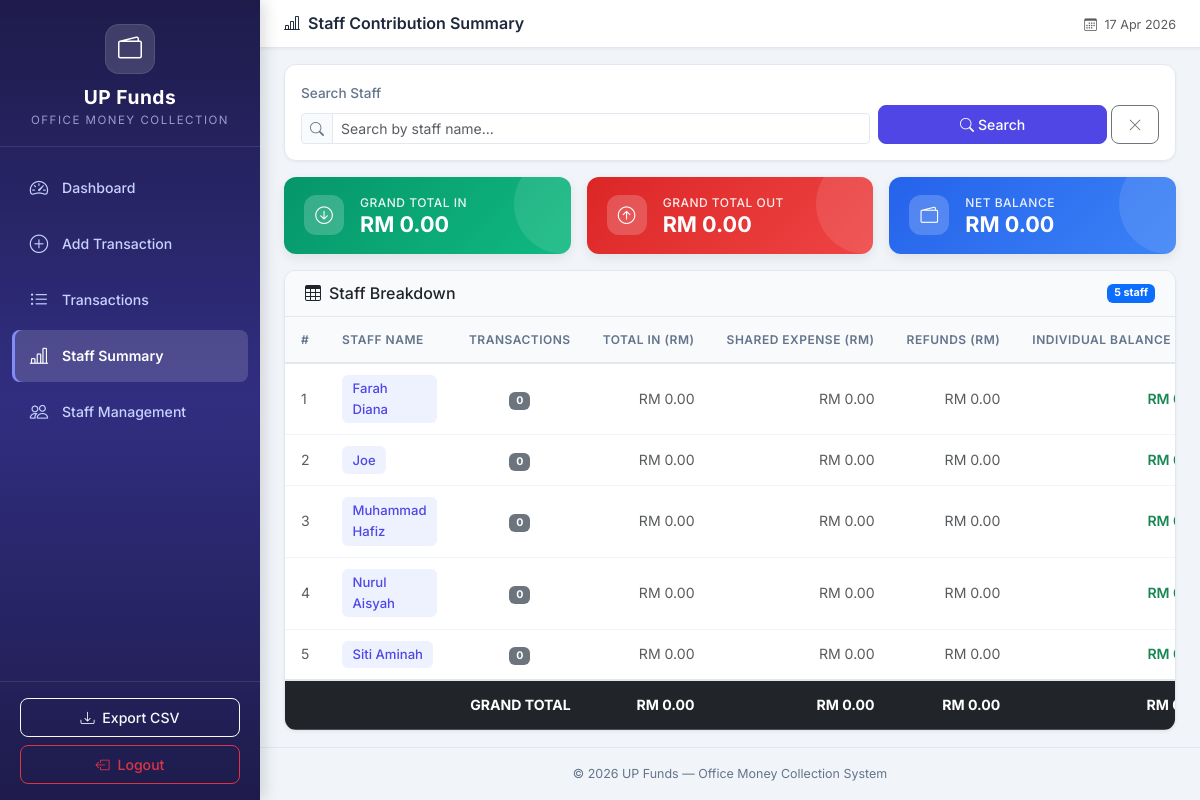
The page /summary (signed in) on the database its author committed.
### tables this page shows
CREATE TABLE staff (
            id INTEGER PRIMARY KEY AUTOINCREMENT,
            name TEXT NOT NULL,
            is_active INTEGER DEFAULT 1,
            created_at TIMESTAMP DEFAULT CURRENT_TIMESTAMP
        );

### app.py (the view)
@app.route('/summary')
def staff_summary():
    conn = get_db_connection()
    search_query = request.args.get('search', '')
    global_totals = conn.execute('''
        SELECT
            COALESCE(SUM(cr.amount_in), 0) as total_in,
            COALESCE(SUM(CASE WHEN cr.expense_type = 'personal' THEN cr.amount_out ELSE 0 END), 0) as total_refunds
        FROM staff s
        LEFT JOIN cash_records cr ON s.id = cr.staff_id
        WHERE s.is_active = 1
    ''').fetchone()
    shared_totals = conn.execute('''
        SELECT COALESCE(SUM(ts.amount), 0) as total_shared_out
        FROM transaction_splits ts
        JOIN staff s ON ts.staff_id = s.id
        WHERE s.is_active = 1
    ''').fetchone()
    grand_total_in = global_totals['total_in']
    grand_total_out = shared_totals['total_shared_out']
    grand_total_refunds = global_totals['total_refunds']
    grand_balance = grand_total_in - grand_total_out - grand_total_refunds
    query = '''
        SELECT
            s.id,
            s.name,
            COALESCE(SUM(cr.amount_in), 0) as total_in,
            COALESCE(SUM(CASE WHEN cr.expense_type = 'personal' THEN cr.amount_out ELSE 0 END), 0) as personal_refunds,
            (SELECT COALESCE(SUM(amount), 0) FROM transaction_splits ts WHERE ts.staff_id = s.id) as shared_expense,
            COUNT(CASE WHEN cr.amount_in > 0 THEN cr.id END) as transaction_count
        FROM staff s
        LEFT JOIN cash_records cr ON s.id = cr.staff_id
        WHERE s.is_active = 1
    '''
    params = []
    if search_query:
        query += ' AND s.name LIKE ?'
        params.append(f'%{search_query}%')
    query += ' GROUP BY s.id, s.name ORDER BY s.name'
    summary_raw = conn.execute(query, params).fetchall()
    summary = []
    for row in summary_raw:
        summary.append({
            'name': row['name'],
            'transaction_count': row['transaction_count'],
            'total_in': row['total_in'],
            'personal_refunds': row['personal_refunds'],
            'shared_expense': row['shared_expense'],
            'net_balance': row['total_in'] - row['shared_expense'] - row['personal_refunds']
        })
    conn.close()
    return render_template('summary.html',
                           summary=summary,
                           grand_total_in=grand_total_in,
                           grand_total_out=grand_total_out,
                           grand_total_refunds=grand_total_refunds,
                           grand_balance=grand_balance,
                           search_query=search_query)

### app.py (called while the page is built)
@app.context_processor
def inject_now():
    is_admin = session.get('role') == 'admin'
    return {'now': datetime.now(), 'is_admin': is_admin}

### database.py (called while the page is built)
def get_db_connection():
    conn = sqlite3.connect(DATABASE_PATH)
    conn.row_factory = sqlite3.Row  # Access columns by name
    conn.execute("PRAGMA foreign_keys = ON")  # Enable foreign key support
    return conn

### templates/summary.html (shortened to what this page needs)
{% extends 'base.html' %}
{% block page_title %}
    <i class="bi bi-bar-chart-line me-2"></i>Staff Contribution Summary
{% endblock %}
{% block content %}
<div class="card content-card mb-3">
    <div class="card-body">
        <form method="GET" action="{{ url_for('staff_summary') }}" class="row g-2 align-items-end">
            <div class="col-md-8">
                <label class="form-label small fw-medium">Search Staff</label>
                <div class="input-group input-group-sm">
                    <span class="input-group-text"><i class="bi bi-search"></i></span>
                    <input type="text" class="form-control" name="search"
                           placeholder="Search by staff name..." value="{{ search_query }}">
                </div>
            </div>
            <div class="col-md-4 d-flex gap-1">
                <button type="submit" class="btn btn-primary btn-sm flex-fill">
                    <i class="bi bi-search me-1"></i>Search
                </button>
                <a href="{{ url_for('staff_summary') }}" class="btn btn-outline-secondary btn-sm">
                    <i class="bi bi-x-lg"></i>
                </a>
            </div>
        </form>
    </div>
</div>
<div class="row g-3 mb-3">
    <div class="col-md-4">
        <div class="summary-card card-green" style="padding: 1rem 1.25rem;">
            <div class="card-icon" style="width:40px; height:40px; font-size:1.1rem;">
                <i class="bi bi-arrow-down-circle"></i>
            </div>
            <div class="card-info">
                <p class="card-label mb-0">Grand Total In</p>
                <h5 class="card-value mb-0">RM {{ "%.2f"|format(grand_total_in) }}</h5>
            </div>
        </div>
    </div>
    <div class="col-md-4">
        <div class="summary-card card-red" style="padding: 1rem 1.25rem;">
            <div class="card-icon" style="width:40px; height:40px; font-size:1.1rem;">
                <i class="bi bi-arrow-up-circle"></i>
            </div>
            <div class="card-info">
                <p class="card-label mb-0">Grand Total Out</p>
                <h5 class="card-value mb-0">RM {{ "%.2f"|format(grand_total_out) }}</h5>
            </div>
        </div>
    </div>
    <div class="col-md-4">
        <div class="summary-card card-blue" style="padding: 1rem 1.25rem;">
            <div class="card-icon" style="width:40px; height:40px; font-size:1.1rem;">
                <i class="bi bi-wallet2"></i>
            </div>
            <div class="card-info">
                <p class="card-label mb-0">Net Balance</p>
                <h5 class="card-value mb-0">RM {{ "%.2f"|format(grand_balance) }}</h5>
            </div>
        </div>
    </div>
</div>
<div class="card content-card">
    <div class="card-header d-flex justify-content-between align-items-center">
        <h6 class="mb-0"><i class="bi bi-table me-2"></i>Staff Breakdown</h6>
        <span class="badge bg-primary">{{ summary|length }} staff</span>
    </div>
    <div class="card-body p-0">
        {% if summary %}
        <div class="table-responsive">
            <table class="table table-hover mb-0">
                <thead>
                    <tr>
                        <th>#</th>
                        <th>Staff Name</th>
                        <th class="text-center">Transactions</th>
                        <th class="text-end">Total In (RM)</th>
                        <th class="text-end">Shared Expense (RM)</th>
                        <th class="text-end">Refunds (RM)</th>
                        <th class="text-end">Individual Balance (RM)</th>
                    </tr>
                </thead>
                <tbody>
                    {% for row in summary %}
                    <tr>
                        <td class="text-muted">{{ loop.index }}</td>
                        <td>
                            <span class="staff-badge">{{ row['name'] }}</span>
                        </td>
                        <td class="text-center">
                            <span class="badge bg-secondary">{{ row['transaction_count'] }}</span>
                        </td>
                        <td class="text-end">
                            {% if row['total_in'] > 0 %}
                                <span class="amount-in">RM {{ "%.2f"|format(row['total_in']) }}</span>
                            {% else %}
                                <span class="text-muted">RM 0.00</span>
                            {% endif %}
                        </td>
                        <td class="text-end">
                            {% if row['shared_expense'] > 0 %}
                                <span class="amount-out">RM {{ "%.2f"|format(row['shared_expense']) }}</span>
                            {% else %}
                                <span class="text-muted">RM 0.00</span>
                            {% endif %}
                        </td>
                        <td class="text-end">
                            {% if row['personal_refunds'] > 0 %}
                                <span class="amount-out">RM {{ "%.2f"|format(row['personal_refunds']) }}</span>
                            {% else %}
                                <span class="text-muted">RM 0.00</span>
                            {% endif %}
                        </td>
                        <td class="text-end">
                            <span class="fw-semibold {% if row['net_balance'] >= 0 %}text-success{% else %}text-danger{% endif %}">
                                RM {{ "%.2f"|format(row['net_balance']) }}
                            </span>
                        </td>
                    </tr>
                    {% endfor %}
                </tbody>
                <tfoot>
                    <tr class="table-dark fw-bold">
                        <td colspan="3" class="text-end">GRAND TOTAL</td>
                        <td class="text-end">RM {{ "%.2f"|format(grand_total_in) }}</td>
                        <td class="text-end">RM {{ "%.2f"|format(grand_total_out) }}</td>
                        <td class="text-end">RM {{ "%.2f"|format(grand_total_refunds) }}</td>
                        <td class="text-end">RM {{ "%.2f"|format(grand_balance) }}</td>
                    </tr>
                </tfoot>
            </table>
        </div>
        {% endif %}
    </div>
</div>
{% endblock %}

### static/css/style.css (style rules this page uses)
:root { --primary: #4f46e5; --primary-light: #6366f1; --primary-dark: #3730a3; --primary-bg: #eef2ff; --sidebar-bg: linear-gradient(180deg, #1e1b4b 0%, #312e81 50%, #1e1b4b 100%); --sidebar-width: 260px; --sidebar-text: #c7d2fe; --sidebar-active: #ffffff; --sidebar-hover-bg: rgba(255, 255, 255, 0.08); --sidebar-active-bg: rgba(255, 255, 255, 0.15); --card-green: linear-gradient(135deg, #059669, #10b981); --card-red: linear-gradient(135deg, #dc2626, #ef4444); --card-blue: linear-gradient(135deg, #2563eb, #3b82f6); --card-purple: linear-gradient(135deg, #7c3aed, #8b5cf6); --body-bg: #f1f5f9; --content-bg: #ffffff; --text-primary: #1e293b; --text-secondary: #64748b; --border-color: #e2e8f0; --shadow-sm: 0 1px 3px rgba(0, 0, 0, 0.06); --shadow-md: 0 4px 12px rgba(0, 0, 0, 0.08); --shadow-lg: 0 10px 25px rgba(0, 0, 0, 0.1); --radius: 12px; --radius-sm: 8px; --transition: all 0.2s ease; }
* { margin: 0; padding: 0; box-sizing: border-box; }
body { font-family: 'Inter', -apple-system, BlinkMacSystemFont, 'Segoe UI', Roboto, sans-serif; background-color: var(--body-bg); color: var(--text-primary); font-size: 0.9rem; line-height: 1.6; overflow-x: hidden; }
.summary-card { display: flex; align-items: center; gap: 1rem; padding: 1.25rem 1.5rem; border-radius: var(--radius); color: #fff; box-shadow: var(--shadow-md); transition: var(--transition); position: relative; overflow: hidden; }
.summary-card::after { content: ''; position: absolute; top: -30%; right: -15%; width: 100px; height: 100px; background: rgba(255, 255, 255, 0.1); border-radius: 50%; }
.card-green { background: var(--card-green); }
.card-red { background: var(--card-red); }
.card-blue { background: var(--card-blue); }
.card-icon { width: 48px; height: 48px; background: rgba(255, 255, 255, 0.2); border-radius: 12px; display: flex; align-items: center; justify-content: center; font-size: 1.3rem; flex-shrink: 0; backdrop-filter: blur(5px); }
.card-info { flex: 1; min-width: 0; }
.card-label { font-size: 0.75rem; opacity: 0.9; margin-bottom: 0.2rem; text-transform: uppercase; letter-spacing: 0.5px; font-weight: 500; }
.card-value { font-size: 1.35rem; font-weight: 700; margin-bottom: 0; white-space: nowrap; overflow: hidden; text-overflow: ellipsis; }
.content-card { border: 1px solid var(--border-color); border-radius: var(--radius); box-shadow: var(--shadow-sm); background: var(--content-bg); transition: var(--transition); overflow: hidden; }
.content-card .card-header { background: #f8fafc; border-bottom: 1px solid var(--border-color); padding: 0.8rem 1.25rem; font-weight: 600; }
.table { font-size: 0.88rem; }
.table thead th { background: #f8fafc; border-bottom: 2px solid var(--border-color); font-weight: 600; color: var(--text-secondary); text-transform: uppercase; font-size: 0.75rem; letter-spacing: 0.5px; padding: 0.8rem 1rem; white-space: nowrap; }
.table tbody td { padding: 0.7rem 1rem; vertical-align: middle; border-bottom: 1px solid #f1f5f9; }
.table tfoot tr { border-top: 2px solid var(--border-color); }
.table tfoot td { padding: 0.8rem 1rem; }
.staff-badge { display: inline-block; padding: 0.2rem 0.65rem; background: var(--primary-bg); color: var(--primary); border-radius: 6px; font-weight: 500; font-size: 0.82rem; }
.form-control, .form-select { border-radius: var(--radius-sm); border-color: var(--border-color); padding: 0.55rem 0.85rem; font-size: 0.88rem; transition: var(--transition); }
.input-group-text { border-radius: var(--radius-sm); background: #f8fafc; border-color: var(--border-color); font-size: 0.85rem; color: var(--text-secondary); }
.form-label { font-size: 0.85rem; color: var(--text-secondary); }
.btn { border-radius: var(--radius-sm); font-weight: 500; font-size: 0.88rem; transition: var(--transition); padding: 0.5rem 1rem; }
.btn-primary { background: var(--primary); border-color: var(--primary); }
.summary-card, .content-card { animation: fadeInUp 0.4s ease forwards; }

### rows shown on the page
staff: name "Farah Diana", transaction_count "0"
staff: name "Joe", transaction_count "0"
staff: name "Muhammad Hafiz", transaction_count "0"
staff: name "Nurul Aisyah", transaction_count "0"
staff: name "Siti Aminah", transaction_count "0"

### other values the page prints
{{ "%.2f"|format(grand_total_in) }} "0.00"
{{ "%.2f"|format(grand_total_out) }} "0.00"
{{ "%.2f"|format(grand_balance) }} "0.00"
{{ summary|length }} "5"
{{ "%.2f"|format(grand_total_refunds) }} "0.00"
